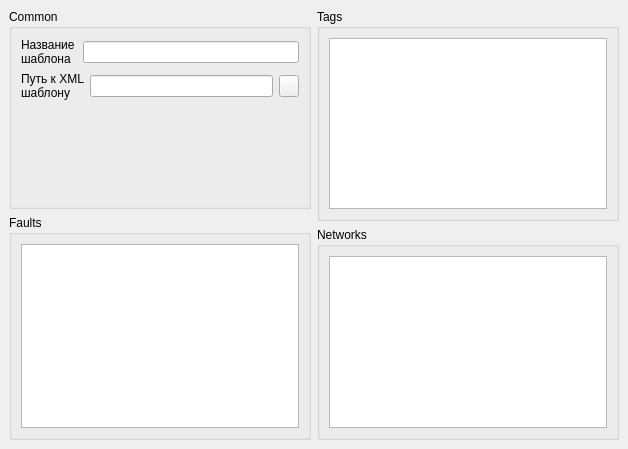
<?xml version="1.0" encoding="UTF-8"?>
<ui version="4.0">
 <class>Template_Gen</class>
 <widget class="QWidget" name="Template_Gen">
  <property name="geometry">
   <rect>
    <x>0</x>
    <y>0</y>
    <width>628</width>
    <height>449</height>
   </rect>
  </property>
  <property name="windowTitle">
   <string>Templater</string>
  </property>
  <property name="windowIcon">
   <iconset>
    <normaloff>icons/3d.ico</normaloff>icons/3d.ico</iconset>
  </property>
  <widget class="QWidget" name="">
   <property name="geometry">
    <rect>
     <x>9</x>
     <y>9</y>
     <width>302</width>
     <height>431</height>
    </rect>
   </property>
   <layout class="QVBoxLayout" name="verticalLayout_2">
    <item>
     <widget class="QGroupBox" name="groupBox">
      <property name="minimumSize">
       <size>
        <width>300</width>
        <height>200</height>
       </size>
      </property>
      <property name="title">
       <string>Common</string>
      </property>
      <layout class="QVBoxLayout" name="verticalLayout">
       <item>
        <layout class="QHBoxLayout" name="horizontalLayout_4">
         <item>
          <widget class="QLabel" name="template_name_label">
           <property name="minimumSize">
            <size>
             <width>56</width>
             <height>0</height>
            </size>
           </property>
           <property name="text">
            <string>Название
шаблона</string>
           </property>
          </widget>
         </item>
         <item>
          <widget class="QLineEdit" name="template_name_edit"/>
         </item>
        </layout>
       </item>
       <item>
        <layout class="QHBoxLayout" name="horizontalLayout_3">
         <item>
          <widget class="QLabel" name="template_path_label">
           <property name="minimumSize">
            <size>
             <width>56</width>
             <height>0</height>
            </size>
           </property>
           <property name="text">
            <string>Путь к XML 
шаблону</string>
           </property>
          </widget>
         </item>
         <item>
          <widget class="QLineEdit" name="template_path_edit"/>
         </item>
         <item>
          <widget class="QPushButton" name="template_path_button">
           <property name="maximumSize">
            <size>
             <width>20</width>
             <height>16777215</height>
            </size>
           </property>
           <property name="text">
            <string/>
           </property>
          </widget>
         </item>
        </layout>
       </item>
       <item>
        <spacer name="verticalSpacer">
         <property name="orientation">
          <enum>Qt::Vertical</enum>
         </property>
         <property name="sizeHint" stdset="0">
          <size>
           <width>20</width>
           <height>98</height>
          </size>
         </property>
        </spacer>
       </item>
      </layout>
     </widget>
    </item>
    <item>
     <widget class="QGroupBox" name="groupBox_3">
      <property name="minimumSize">
       <size>
        <width>300</width>
        <height>200</height>
       </size>
      </property>
      <property name="title">
       <string>Faults</string>
      </property>
      <layout class="QGridLayout" name="gridLayout_3">
       <item row="0" column="0">
        <widget class="QTableWidget" name="tableWidget_2"/>
       </item>
      </layout>
     </widget>
    </item>
   </layout>
  </widget>
  <widget class="QWidget" name="">
   <property name="geometry">
    <rect>
     <x>317</x>
     <y>9</y>
     <width>302</width>
     <height>431</height>
    </rect>
   </property>
   <layout class="QVBoxLayout" name="verticalLayout_3">
    <item>
     <widget class="QGroupBox" name="groupBox_2">
      <property name="minimumSize">
       <size>
        <width>300</width>
        <height>200</height>
       </size>
      </property>
      <property name="title">
       <string>Tags</string>
      </property>
      <layout class="QGridLayout" name="gridLayout_2">
       <item row="0" column="0">
        <widget class="QTableWidget" name="tags_table"/>
       </item>
      </layout>
     </widget>
    </item>
    <item>
     <widget class="QGroupBox" name="groupBox_4">
      <property name="minimumSize">
       <size>
        <width>300</width>
        <height>200</height>
       </size>
      </property>
      <property name="title">
       <string>Networks</string>
      </property>
      <layout class="QGridLayout" name="gridLayout">
       <item row="0" column="0">
        <widget class="QTableWidget" name="tableWidget"/>
       </item>
      </layout>
     </widget>
    </item>
   </layout>
  </widget>
 </widget>
 <resources/>
 <connections/>
</ui>
